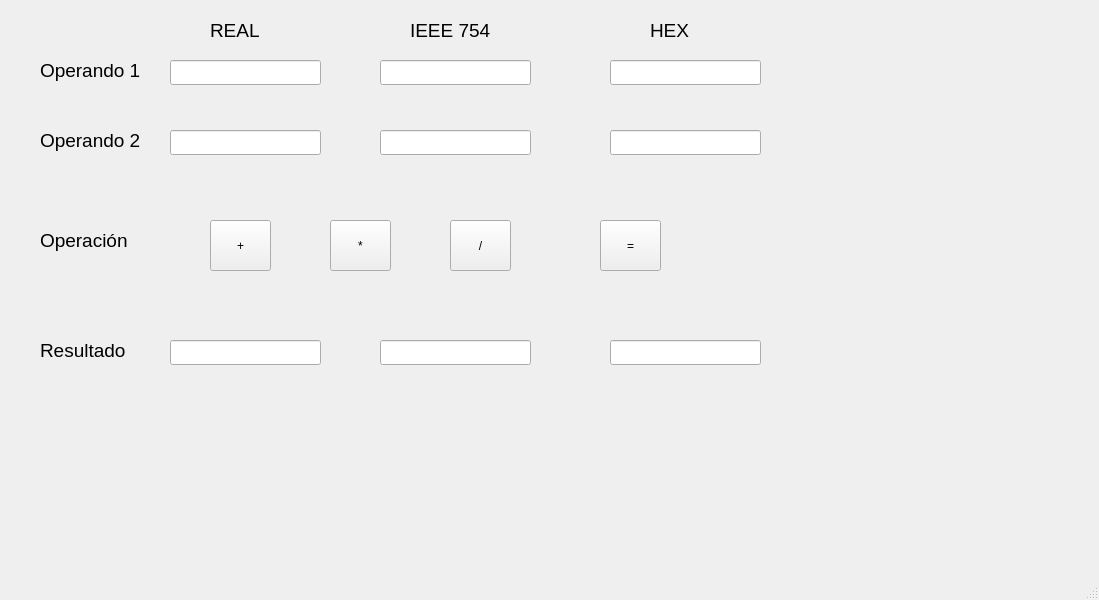
<?xml version="1.0" encoding="UTF-8"?>
<ui version="4.0">
 <class>MainWindow</class>
 <widget class="QMainWindow" name="MainWindow">
  <property name="enabled">
   <bool>true</bool>
  </property>
  <property name="geometry">
   <rect>
    <x>0</x>
    <y>0</y>
    <width>1099</width>
    <height>600</height>
   </rect>
  </property>
  <property name="windowTitle">
   <string>MainWindow</string>
  </property>
  <widget class="QWidget" name="centralwidget">
   <widget class="QLineEdit" name="num1">
    <property name="geometry">
     <rect>
      <x>170</x>
      <y>60</y>
      <width>151</width>
      <height>25</height>
     </rect>
    </property>
   </widget>
   <widget class="QLineEdit" name="ieee1">
    <property name="enabled">
     <bool>true</bool>
    </property>
    <property name="geometry">
     <rect>
      <x>380</x>
      <y>60</y>
      <width>151</width>
      <height>25</height>
     </rect>
    </property>
    <property name="readOnly">
     <bool>true</bool>
    </property>
    <property name="clearButtonEnabled">
     <bool>false</bool>
    </property>
   </widget>
   <widget class="QLineEdit" name="hexa1">
    <property name="geometry">
     <rect>
      <x>610</x>
      <y>60</y>
      <width>151</width>
      <height>25</height>
     </rect>
    </property>
    <property name="readOnly">
     <bool>true</bool>
    </property>
   </widget>
   <widget class="QLineEdit" name="num2">
    <property name="geometry">
     <rect>
      <x>170</x>
      <y>130</y>
      <width>151</width>
      <height>25</height>
     </rect>
    </property>
   </widget>
   <widget class="QLineEdit" name="ieee2">
    <property name="geometry">
     <rect>
      <x>380</x>
      <y>130</y>
      <width>151</width>
      <height>25</height>
     </rect>
    </property>
    <property name="readOnly">
     <bool>true</bool>
    </property>
   </widget>
   <widget class="QLineEdit" name="hexa2">
    <property name="geometry">
     <rect>
      <x>610</x>
      <y>130</y>
      <width>151</width>
      <height>25</height>
     </rect>
    </property>
    <property name="readOnly">
     <bool>true</bool>
    </property>
   </widget>
   <widget class="QLineEdit" name="decimalResultado">
    <property name="geometry">
     <rect>
      <x>170</x>
      <y>340</y>
      <width>151</width>
      <height>25</height>
     </rect>
    </property>
    <property name="readOnly">
     <bool>true</bool>
    </property>
   </widget>
   <widget class="QLineEdit" name="ieeeResultado">
    <property name="geometry">
     <rect>
      <x>380</x>
      <y>340</y>
      <width>151</width>
      <height>25</height>
     </rect>
    </property>
    <property name="readOnly">
     <bool>true</bool>
    </property>
   </widget>
   <widget class="QLineEdit" name="hexaResultado">
    <property name="geometry">
     <rect>
      <x>610</x>
      <y>340</y>
      <width>151</width>
      <height>25</height>
     </rect>
    </property>
    <property name="readOnly">
     <bool>true</bool>
    </property>
   </widget>
   <widget class="QLabel" name="labelTiempo1">
    <property name="geometry">
     <rect>
      <x>40</x>
      <y>60</y>
      <width>121</width>
      <height>21</height>
     </rect>
    </property>
    <property name="font">
     <font>
      <pointsize>14</pointsize>
     </font>
    </property>
    <property name="text">
     <string>Operando 1</string>
    </property>
   </widget>
   <widget class="QLabel" name="labelTiempo1_2">
    <property name="geometry">
     <rect>
      <x>40</x>
      <y>130</y>
      <width>121</width>
      <height>21</height>
     </rect>
    </property>
    <property name="font">
     <font>
      <pointsize>14</pointsize>
     </font>
    </property>
    <property name="text">
     <string>Operando 2</string>
    </property>
   </widget>
   <widget class="QLabel" name="labelTiempo1_3">
    <property name="geometry">
     <rect>
      <x>40</x>
      <y>230</y>
      <width>121</width>
      <height>21</height>
     </rect>
    </property>
    <property name="font">
     <font>
      <pointsize>14</pointsize>
     </font>
    </property>
    <property name="text">
     <string>Operación</string>
    </property>
   </widget>
   <widget class="QLabel" name="labelTiempo1_4">
    <property name="geometry">
     <rect>
      <x>40</x>
      <y>340</y>
      <width>121</width>
      <height>21</height>
     </rect>
    </property>
    <property name="font">
     <font>
      <pointsize>14</pointsize>
     </font>
    </property>
    <property name="text">
     <string>Resultado</string>
    </property>
   </widget>
   <widget class="QPushButton" name="botonEquals">
    <property name="geometry">
     <rect>
      <x>600</x>
      <y>220</y>
      <width>61</width>
      <height>51</height>
     </rect>
    </property>
    <property name="text">
     <string>=</string>
    </property>
   </widget>
   <widget class="QPushButton" name="botonDivision">
    <property name="geometry">
     <rect>
      <x>450</x>
      <y>220</y>
      <width>61</width>
      <height>51</height>
     </rect>
    </property>
    <property name="text">
     <string>/</string>
    </property>
   </widget>
   <widget class="QPushButton" name="botonMultiplicacion">
    <property name="geometry">
     <rect>
      <x>330</x>
      <y>220</y>
      <width>61</width>
      <height>51</height>
     </rect>
    </property>
    <property name="text">
     <string>*</string>
    </property>
   </widget>
   <widget class="QPushButton" name="botonSuma">
    <property name="geometry">
     <rect>
      <x>210</x>
      <y>220</y>
      <width>61</width>
      <height>51</height>
     </rect>
    </property>
    <property name="text">
     <string>+</string>
    </property>
   </widget>
   <widget class="QLabel" name="labelTiempo1_5">
    <property name="geometry">
     <rect>
      <x>210</x>
      <y>20</y>
      <width>121</width>
      <height>21</height>
     </rect>
    </property>
    <property name="font">
     <font>
      <pointsize>14</pointsize>
     </font>
    </property>
    <property name="text">
     <string>REAL</string>
    </property>
   </widget>
   <widget class="QLabel" name="labelTiempo1_6">
    <property name="geometry">
     <rect>
      <x>410</x>
      <y>20</y>
      <width>121</width>
      <height>21</height>
     </rect>
    </property>
    <property name="font">
     <font>
      <pointsize>14</pointsize>
     </font>
    </property>
    <property name="text">
     <string>IEEE 754</string>
    </property>
   </widget>
   <widget class="QLabel" name="labelTiempo1_7">
    <property name="geometry">
     <rect>
      <x>650</x>
      <y>20</y>
      <width>121</width>
      <height>21</height>
     </rect>
    </property>
    <property name="font">
     <font>
      <pointsize>14</pointsize>
     </font>
    </property>
    <property name="text">
     <string>HEX</string>
    </property>
   </widget>
  </widget>
  <widget class="QMenuBar" name="menubar">
   <property name="geometry">
    <rect>
     <x>0</x>
     <y>0</y>
     <width>1099</width>
     <height>22</height>
    </rect>
   </property>
  </widget>
  <widget class="QStatusBar" name="statusbar"/>
 </widget>
 <resources/>
 <connections/>
</ui>
